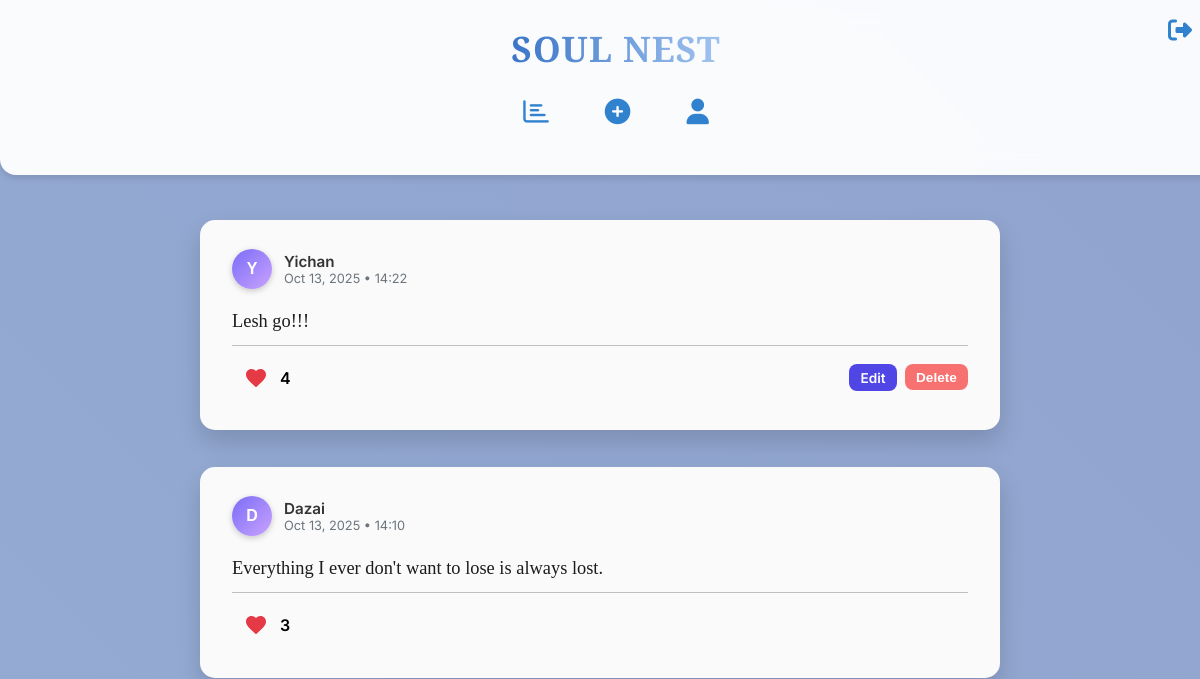
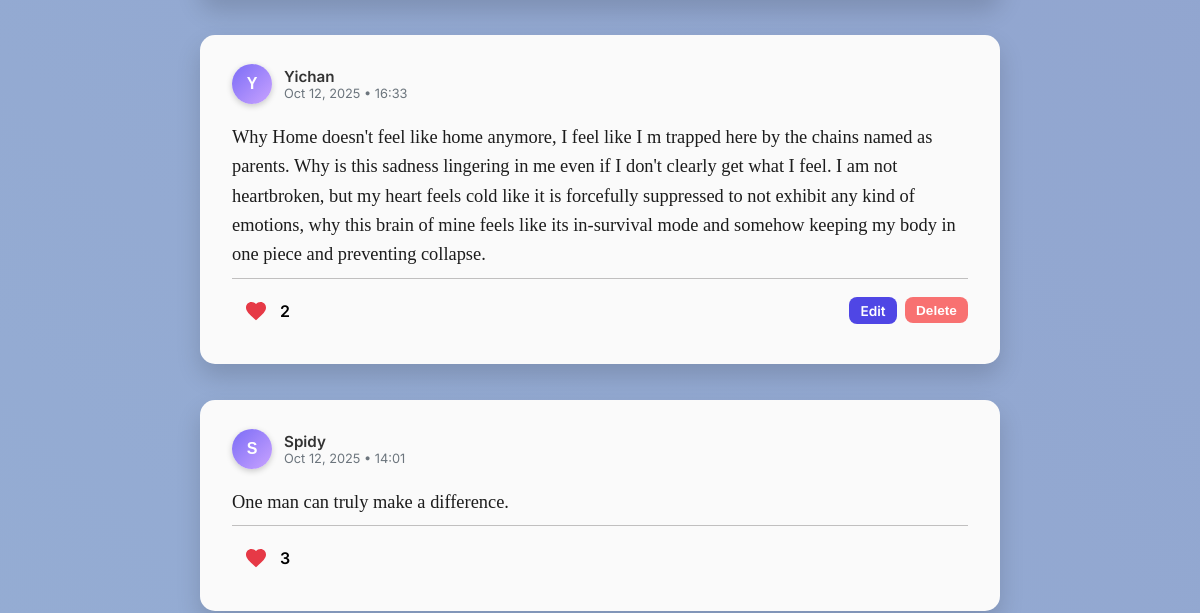
/thoughts (signed in, upper part), run on an earlier commit of the app's database (2 pictures, top to bottom).
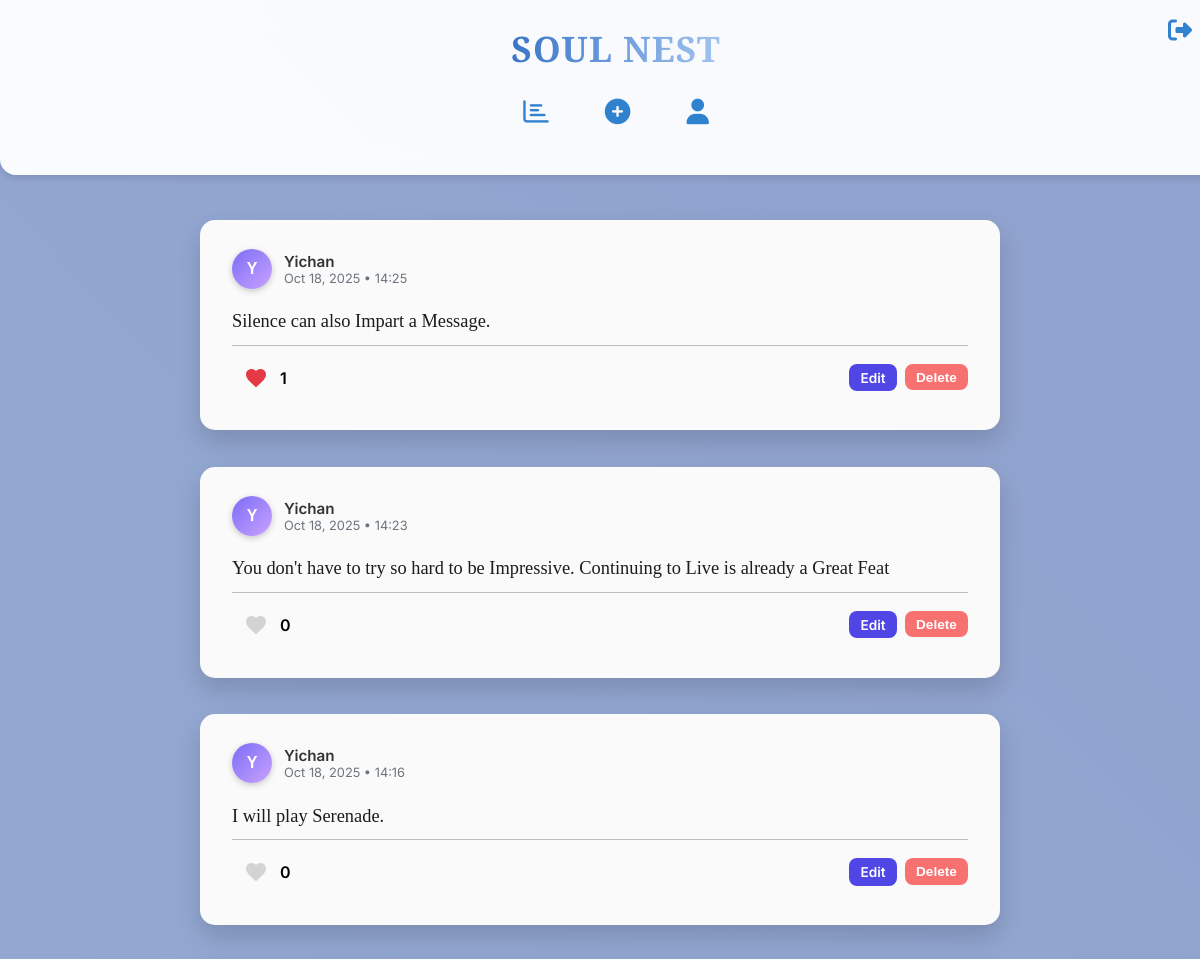
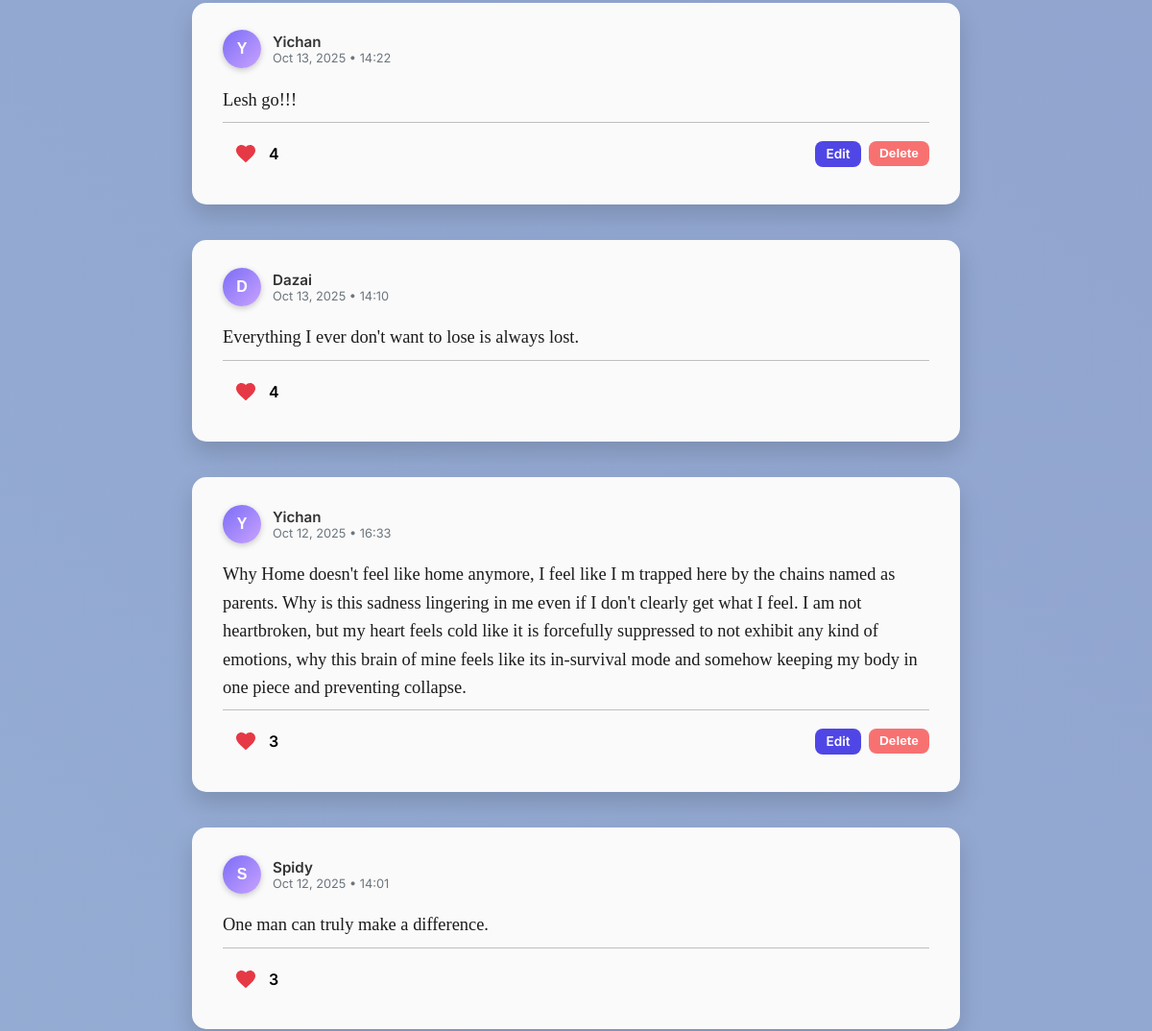
And on a later commit of the database (2 pictures, top to bottom).
### models.py (models this page shows, shortened)
class Thought(db.Model):
    id = db.Column(db.Integer, primary_key=True)
    content = db.Column(db.Text, nullable=False)
    user_id = db.Column(db.Integer, db.ForeignKey('user.id'), nullable=False)
    timestamp = db.Column(db.DateTime, default=datetime.utcnow)
    mood = db.Column(db.String(50), nullable=True)
    user = db.relationship('User', backref=db.backref('thoughts', lazy=True))
    liked_by = db.relationship(
        'User', secondary='likes',
        back_populates='liked_thoughts', lazy='dynamic' # Keep dynamic for efficiency
    )
    def is_liked_by(self, user):
        return self.liked_by.filter(likes.c.user_id == user.id).first() is not None
    def like_count(self):
        return self.liked_by.count()

class User(db.Model, UserMixin):
    id = db.Column(db.Integer, primary_key=True)
    username = db.Column(db.String(80), nullable=False, unique=True)
    password = db.Column(db.String(200), nullable=False)
    profile_image = db.Column(db.String(200), nullable=True)
    liked_thoughts = db.relationship(
        'Thought', secondary='likes',
        back_populates='liked_by', lazy='dynamic'
    )

### app.py (the view)
@app.route('/thoughts')
@login_required
def thoughts():
    all_thoughts = Thought.query.options(
        joinedload(Thought.user)
    ).order_by(Thought.timestamp.desc()).all()
    return render_template('thoughts.html', thoughts=all_thoughts)

### app.py (called while the page is built)
@login_manager.user_loader
def load_user(user_id):
    return User.query.get(int(user_id))  # Loads user by ID

### templates/thoughts.html (shortened to what this page needs)
{% extends "base.html" %}
{% block content %}
<div class="feed-container" style="display: flex; flex-direction: column; gap: 1.5rem;">
    {% if thoughts %}
        {% for thought in thoughts %}
            <div class="thought-card mood-{{ thought.mood }}" data-aos="fade-up" style="
                padding: 1.8rem 2rem;
                border-radius: 15px;
                /* Background is initially set by CSS in <style> block below */
                box-shadow: 0 12px 25px rgba(0,0,0,0.15);
                transition: transform 0.3s ease, box-shadow 0.3s ease, background 0.4s ease;
            "
            onmouseover="this.style.transform='scale(1.03)'; this.style.boxShadow='0 18px 35px rgba(0,0,0,0.25)';"
            onmouseout="this.style.transform='scale(1)'; this.style.boxShadow='0 12px 25px rgba(0,0,0,0.15)';">
                <div class="thought-header" style="display: flex; align-items: center; gap: 0.75rem; margin-bottom: 0.75rem;">
                    <div style="
                        width: 40px; height: 40px;
                        border-radius: 50%;
                        background: linear-gradient(135deg, #7b6cf6, #c9a3ff);
                        display: flex; align-items: center; justify-content: center;
                        font-weight: 700; color: white;
                        font-family: 'Zalando Sans SemiExpanded', sans-serif;
                        font-size: 1rem; text-transform: uppercase;
                        box-shadow: 0 2px 6px rgba(0,0,0,0.2);
                    ">
                        {{ thought.user.username[0] }}
                    </div>
                    <div>
                        <div style="font-weight: 600; font-size: 0.95rem; color: #333;">
                            {{ thought.user.username }}
                        </div>
                        <div style="font-size: 0.8rem; color: #6c757d;">
                            {{ thought.timestamp.strftime('%b %d, %Y • %H:%M') }}
                        </div>
                    </div>
                </div>
                <p class="thought-content" style="
                    font-family: 'PT Serif', serif;
                    font-size: 1.15rem; color: #1c1c1c; font-weight: 500;
                    line-height: 1.6; margin-bottom: 0.5rem;
                ">
                    {{ thought.content }}
                </p>
                <div style="height:1px; background:#b0aeaec6; margin-top:0.5rem; margin-bottom:0.5rem; width:100%;"></div>
                <div class="thought-footer" style="display: flex; justify-content: space-between; align-items: center;">
                    <div class="like-section" style="display:flex; align-items:center; gap:0.003rem;">
                        <button type="button"
                                class="heart-icon {% if thought.is_liked_by(current_user) %}liked{% endif %}"
                                data-id="{{ thought.id }}"
                                onclick="toggleLike(this)"
                            style="background:none; border:none; cursor:pointer; display:flex; align-items:center; gap:0.2rem;">
                            <svg width="24" height="24" viewBox="0 0 24 24" fill="{% if thought.is_liked_by(current_user) %}#e63946{% else %}#d3d3d3{% endif %}" xmlns="http://www.w3.org/2000/svg">
                                <path d="M12 21.35l-1.45-1.32C5.4 15.36 2 12.28 2 8.5 2 5.42 4.42 3 7.5 3c1.74 0 3.41 0.81 4.5 2.09C13.09 3.81 14.76 3 16.5 3 19.58 3 22 5.42 22 8.5c0 3.78-3.4 6.86-8.55 11.54L12 21.35z"/>
                            </svg>
                        </button>
                        <span id="like-count-{{ thought.id }}" style="font-weight:600;">{{ thought.like_count() }}</span>
                    </div>
                    {% if thought.user_id == current_user.id %}
                        <div style="display:flex; gap:0.5rem;">
                            <a href="{{ url_for('edit_thought', id=thought.id) }}" style="
                                padding:0.35rem 0.7rem; font-size:0.85rem; font-weight:600; border-radius:8px; border:none;
                                background:#4f46e5; color:white; text-decoration:none; cursor:pointer; transition: all 0.3s ease;"
                                onmouseover="this.style.transform='translateY(-2px) scale(1.05)';" onmouseout="this.style.transform='none';">
                                Edit
                            </a>
                            <form action="{{ url_for('delete_thought', id=thought.id) }}" method="POST">
                                <button type="submit" style="
                                    padding:0.35rem 0.7rem; font-size:0.85rem; font-weight:600; border-radius:8px; border:none;
                                    background:#f87171; color:white; cursor:pointer; transition: all 0.3s ease;"
                                    onmouseover="this.style.transform='translateY(-2px) scale(1.05)';" onmouseout="this.style.transform='none';">
                                    Delete
                                </button>
                            </form>
                        </div>
                    {% endif %}
                </div>
            </div>
        {% endfor %}
    {% else %}
        <div class="no-thoughts text-center mt-5">
            <h3 style="font-family: 'PT Serif', serif;">No thoughts yet... 🌱</h3>
            <p style="color: #555;">Share your first thought to start building your soul nest!</p>
        </div>
    {% endif %}
</div>
{% endblock %}

### templates/base.html (shortened to what this page needs)
<!DOCTYPE html>
<html lang="en">
<head>
<link href="https://unpkg.com/aos@2.3.1/dist/aos.css" rel="stylesheet">
<link rel="stylesheet" href="https://cdnjs.cloudflare.com/ajax/libs/font-awesome/6.5.0/css/all.min.css">
</head>
<body>
<div class="header" data-aos="fade-down">
    <h1>SOUL NEST</h1>
    {% if current_user.is_authenticated %}
        <div class="nav-core">
            <a href="{{ url_for('thoughts') }}" data-title="Feed"><i class="fa-regular fa-chart-bar"></i></a>
            <a href="{{ url_for('new_thought') }}" data-title="New Thought"><i class="fas fa-plus-circle"></i></a>
            <a href="{{ url_for('user_profile', user_id=current_user.id) }}" data-title="Profile"><i class="fas fa-user"></i></a>
        </div>
        <div class="nav-user">
            <a href="#" class="logout-trigger" data-title="Logout"><i class="fas fa-sign-out-alt"></i></a>
        </div>
    {% else %}
        <div class="nav-guest">
            <a href="{{ url_for('home') }}">Home</a>
            <a href="{{ url_for('login') }}">Login</a>
            <a href="{{ url_for('register') }}">Register</a>
        </div>
    {% endif %}
</div>
<div class="content container" data-aos="fade-up">
    {% block content %}{% endblock %}
</div>
</body>
</html>

### templates/base.html (style rules this page uses)
:root { --primary: #3182ce; --primary-light: #e0f2fe; --text-dark: #212529; --text-muted: #6c757d; --bg: #f8f9fa; --card-bg: #ffffff; --card-shadow: 0 4px 6px rgba(0, 0, 0, 0.1); }
body { font-family: 'Inter', sans-serif; margin: 0; background: linear-gradient(45deg, #a8d8ea 0%, #8b97c8 100%); background-size: 400% 400%; animation: gradientShift 15s ease infinite; overflow-x: hidden; }
.container { max-width: 800px; margin: 0 auto; padding: 0 1rem; }
.header { background: rgba(255, 255, 255, 0.95); padding: 1.5rem 1rem 2rem 1rem; position: fixed; top: 0; width: 100%; z-index: 1000; box-shadow: var(--card-shadow); border-radius: 0 0 16px 16px; backdrop-filter: blur(12px); display: flex; flex-direction: column; align-items: center; }
.header h1 { margin: 0; text-align: center; font-family: 'Playfair Display', serif; font-size: 2.2rem; letter-spacing: 1px; background: linear-gradient(90deg, #3A75C7, #A2C4F0); -webkit-background-clip: text; background-clip: text; color: transparent; margin-bottom: 1.5rem; }
.nav-core { display: flex; justify-content: center; gap: 3.5rem; margin-bottom: 1rem; }
.nav-core a { color: var(--primary); text-decoration: none; font-size: 1.6rem; transition: all 0.3s ease; position: relative; }
.nav-user { position: absolute; top: 1rem; right: 2.5rem; display: flex; gap: 1.5rem; }
.nav-user a { color: var(--primary); font-size: 1.5rem; transition: all 0.3s ease; }
.content { margin-top: 220px; }
.thought-card { background: rgba(255, 255, 255, 0.85); padding: 1.5rem; border-radius: 12px; box-shadow: var(--card-shadow); margin-bottom: 0.8rem; transition: transform 0.3s, box-shadow 0.3s, background 0.3s; }
button { width: 100%; padding: 0.75rem; background-color: var(--primary); color: white; border: none; border-radius: 8px; font-size: 1rem; font-weight: 600; cursor: pointer; }

### templates/thoughts.html (style rules this page uses)
.heart-icon svg { fill: #d3d3d3; width: 24px; height: 24px; display: block; background: transparent; border-radius: 50%; transition: transform 0.2s ease, fill 0.2s ease; }
.heart-icon.liked svg { fill: #e63946; }
.thought-card { background: #fafafa; transition: transform 0.3s ease, box-shadow 0.3s ease, background 0.4s ease; }

What changed in the data, as far as the page shows it:
added Thought: user "Y", user.username "Yichan", timestamp "Oct 18, 2025 • 14:25", content "Silence can also Impart a Message.", like_count "1"
added Thought: user "Y", user.username "Yichan", timestamp "Oct 18, 2025 • 14:23", content "You don't have to try so hard to be Impressive. Continuing to Live is already a Great Feat", like_count "0"
added Thought: user "Y", user.username "Yichan", timestamp "Oct 18, 2025 • 14:16", content "I will play Serenade.", like_count "0"
computed for Thought "Everything I ever don't want to lose is always lost.": like_count "3" → "4"
computed for Thought "Oct 12, 2025 • 16:33": like_count "2" → "3"
